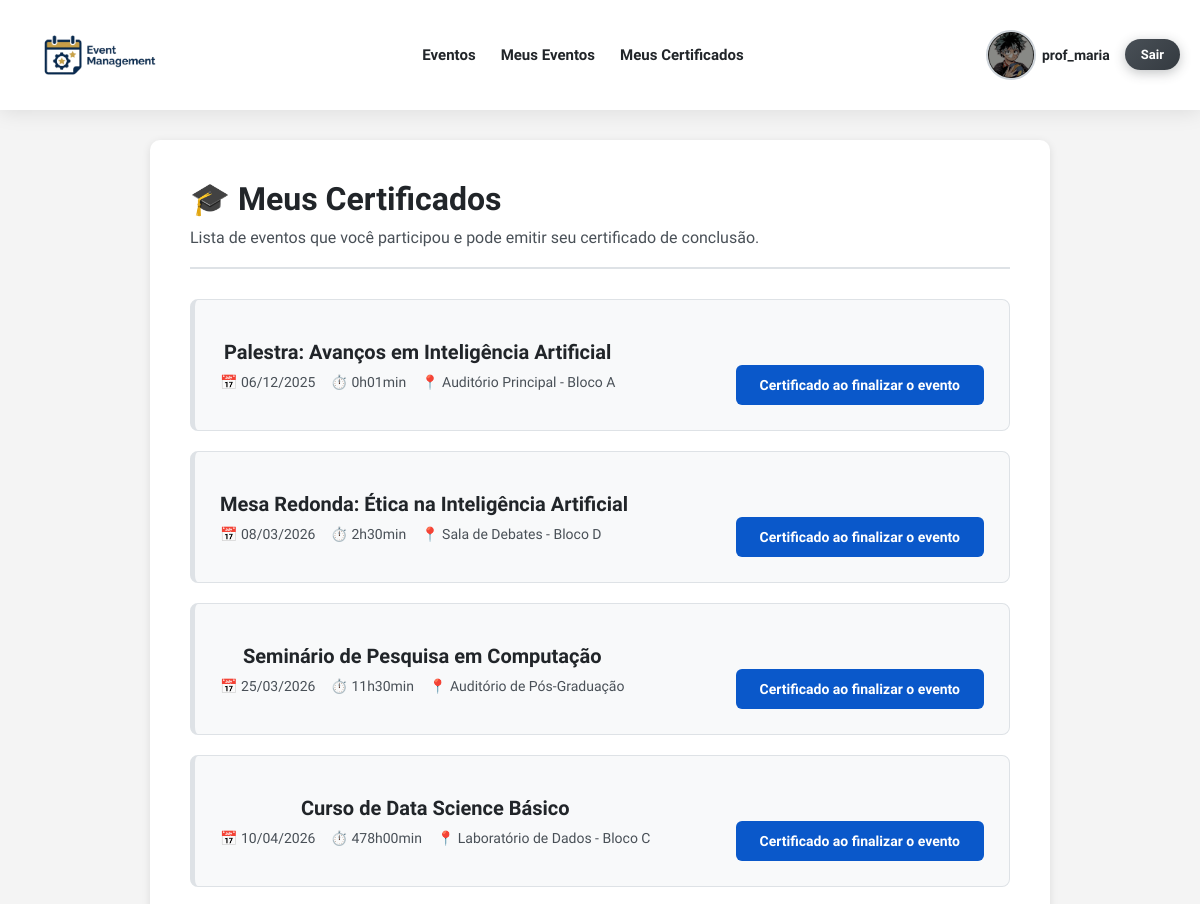
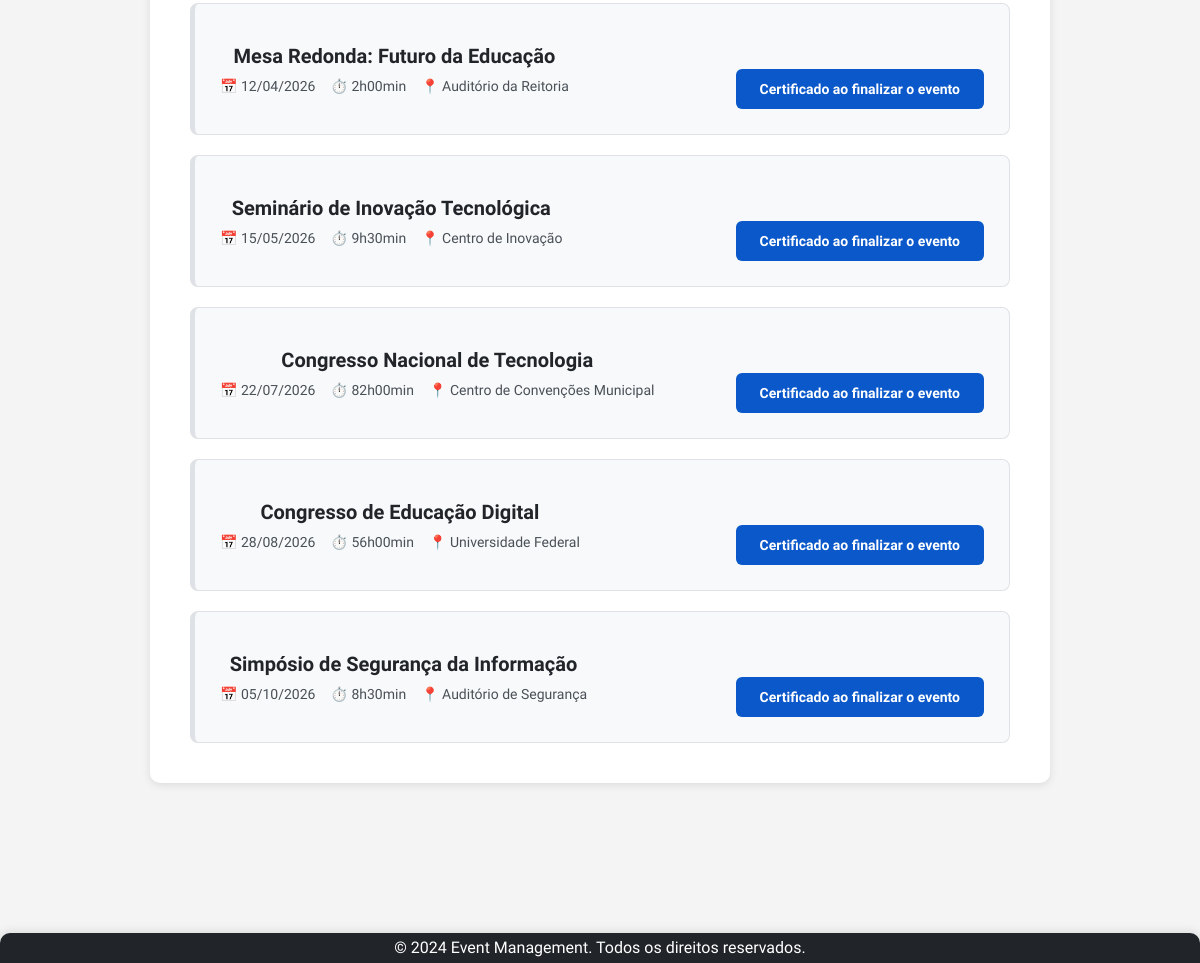
Screenshot of /certificates/ (signed in) with the database file from the repository (2 pictures, top to bottom).
### app/models.py (models this page shows, shortened)
class UserRegister(AbstractBaseUser):
    type_user_choices = [
        ('Estudante', 'Estudante'),
        ('Professor', 'Professor'),
        ('Organizador', 'Organizador'),
    ]
    username = models.CharField(max_length=150, unique=True)
    email = models.EmailField(unique=True)
    name = models.CharField(max_length=150)
    phone = models.CharField(max_length=20, blank=True, null=True)
    institution = models.CharField(max_length=150, blank=True, null=True)
    user_type = models.CharField(max_length=20, choices=type_user_choices, default ='Estudante', verbose_name="Tipo de Usuário")
    image = models.ImageField(upload_to='usuarios/', null=True, blank=True)
    USERNAME_FIELD = 'username' # Define 'username' como o campo usado para login.
    REQUIRED_FIELDS = ['email', 'name'] # Define os campos obrigatórios na criação de usuário (além de USERNAME_FIELD e password).
    objects = UserRegisterManager() # Associa o Manager customizado ao modelo.
    class Meta:
        db_table = 'user_register'
        ordering = ['username']
        verbose_name = 'Registro de Usuário'
        verbose_name_plural = 'Registros de Usuário'

class Event(models.Model):
    event_type_choices = [
        ('Palestra', 'Palestra'),
        ('Workshop', 'Workshop'),
        ('Seminário', 'Seminário'),
        ('Curso', 'Curso'),
        ('Congresso', 'Congresso'),
        ('Simpósio', 'Simpósio'),
        ('Fórum', 'Fórum'),
        ('Mesa Redonda', 'Mesa Redonda'),
    ]
    title = models.CharField(max_length=200, verbose_name="Título")
    description = models.TextField(verbose_name="Descrição")
    image = models.ImageField(
        upload_to='eventos/',
        verbose_name='Imagem do Evento',
        null=True,
        blank=True
    )
    initial_date = models.DateField(default= '9999-12-31', verbose_name="Data de Início")
    final_date = models.DateField(default='9999-12-31', verbose_name="Data Final")
    location = models.CharField(max_length=200, verbose_name="Local")
    max_capacity = models.IntegerField(verbose_name="Capacidade Máxima")
    creator = models.ForeignKey(
        settings.AUTH_USER_MODEL,
        on_delete=models.CASCADE,
        related_name='created_events', # Relacionamento reverso para eventos criados pelo usuário.
        null=True,
        blank=True,
        verbose_name="Criador"
    )
    professor = models.ForeignKey(
        settings.AUTH_USER_MODEL,
        on_delete=models.SET_NULL,  # Mantém o evento se o professor for deletado (o campo será nulo).
        null=True,
        blank=True,
        verbose_name="Professor Responsável",
        related_name="instructed_events",
        limit_choices_to={'user_type': 'Professor'} # Limita as opções de escolha no admin/formulário.
    )
    event_type = models.CharField(max_length=20, choices=event_type_choices, default='Palestra', verbose_name="Tipo de Evento")
    event_start = models.TimeField(null=False, blank=True, verbose_name="Horario de Início")
    event_end = models.TimeField(null=False, blank=True, verbose_name="Horario de Término")
    participants = models.ManyToManyField(
        settings.AUTH_USER_MODEL,
        through='EventParticipant', # Define que a relação M2M será gerenciada pelo modelo EventParticipant.
        through_fields=('event', 'participant'),
        related_name='attended_events', # Relacionamento reverso para eventos que o usuário participa.
        blank=True,
        verbose_name="Participantes"
    )
    event_finalized = models.BooleanField(default=False, verbose_name="Evento Finalizado")
    class Meta:
        db_table = 'event'
        ordering = ['initial_date']
        verbose_name = 'Evento'
        verbose_name_plural = 'Eventos'
    @property
    def event_duration(self):
        start_datetime = datetime.combine(self.initial_date, self.event_start)
        final_datetime = datetime.combine(self.final_date, self.event_end)
        duration = final_datetime - start_datetime
        return duration # Retorna a duração como objeto timedelta.
    @property
    def formatted_duration(self):
        duration = self.event_duration # duration é um timedelta
        total_seconds = int(duration.total_seconds())
        total_hours = total_seconds // 3600
        remaining_minutes = (total_seconds % 3600) // 60
        formatted_minutes = f"{remaining_minutes:02}"
        return f"{total_hours}h{formatted_minutes}min"

### app/views.py (the view)
# urls.py: path('certificates/', views.certificate_list, name='certificate_list'),
@login_required
def certificate_list(request):
    user = request.user
    participated_events = user.attended_events.all()
    events_data = []
    for event in participated_events:
        certificate_status = Certificate.objects.filter(event=event, participant=user).exists() # Verifica se o certificado para o evento e usuário existe.
        event_data = event
        event_data.certificate_issued = certificate_status # Adiciona dinamicamente um atributo à instância do evento (não salva no DB).
        events_data.append(event_data)
    context = {
        'events_with_certificates': events_data,
        'participant': user
    }
    return render(request, 'certificate/certificate_list.html', context)

### app/templates/certificate/certificate_list.html (shortened to what this page needs)
{% extends 'base.html' %}
{% block content %}
    <div class="certificates-container">
        <h1>🎓 Meus Certificados</h1>
        <p class="certificates-intro">
            Lista de eventos que você participou e pode emitir seu certificado de conclusão.
        </p>
        <div class="certificates-list">
            {% if events_with_certificates %}
                {% for event in events_with_certificates %}
    <div class="certificate-card {% if event.certificate_issued %}issued{% endif %}">
        <div class="certificate-info">
            <h5>
                {{ event.title }}
            </h5>
            <div class="certificate-meta">
                <span>📅 {{ event.initial_date|date:"d/m/Y" }}</span>
                {% if event.event_duration %}
                    <span>⏱️ {{ event.formatted_duration }}</span>
                {% endif %}
                <span>📍 {{ event.location|default:"Local não informado" }}</span>
            </div>
        </div> <div class="certificate-actions">
            {% if event.certificate_issued and event.event_finalized %}
                <a href="{% url 'issue_certificate' event.id %}" class="btn-certificate btn-download">
                    📥 Visualizar/Baixar
                </a>
            {% elif event.event_finalized %}
                <a href="{% url 'issue_certificate' event.id %}" class="btn-certificate btn-issue">
                    📜 Emitir Certificado
                </a>
            {% else %}
                <a href="{% url 'event_detail' pk=event.pk %}" class="btn-certificate btn-issue">Certificado ao finalizar o evento</a>
            {% endif %}
        </div>
    </div>
        {% endfor %}
        {% endif %}
        </div>
    </div>
{% endblock %}

### app/templates/base.html (shortened to what this page needs)
{% load static %}
<!DOCTYPE html>
<html lang="pt-br">
<head>
    <link rel="stylesheet" type="text/css" href="{% static 'css/style.css' %}">
</head>
<body>
    <header class="header">
        {% block header %}
        <nav>
            <div class="nav-brand">
                <a href="{% url 'home' %}"><img class="logo" src="{% static 'img/logo.png' %}" alt="logo do sistema de Gerenciamento de Eventos"></a>
            </div>
            <ul class="nav-menu">
                <li><a id="event_button" href="{% url 'event_list' %}">Eventos</a></li>
                {% if user.is_authenticated %}
                    <li>
                        <a href="{% url 'event_subscribed' %}">Meus Eventos</a>
                    </li>
                    <li>
                        <a href="{% url 'certificate_list' %}">Meus Certificados</a>
                    </li>
                {% endif %}
            </ul>
            <div class="user-actions">
                {% if user.is_authenticated %}
                    <a class="profile-link" href="{% url 'profile' %}">
                        {% if user.image %}
                            <img class="user-avatar-menu" src="{{ user.image.url }}" alt="Avatar de {{ user.username }}">
                        {% else %}
                            <img class="user-avatar-menu" src="{% static 'img/default-avatar.jpg' %}" alt="Avatar padrão">
                        {% endif %}
                        <span class="profile-username">{{ user.username }}</span>
                    </a>
                    <a class="logout-link" href="{% url 'logout' %}">Sair</a>
                {% else %}
                    <a href="{% url 'login' %}">Entrar</a>
                    <a href="{% url 'register' %}">Registro</a>
                {% endif %}
            </div>
        </nav>
        {% endblock %}
    </header>
    <main>
        {% block content %}{% endblock %}
    </main>
    <footer class="footer">
        {% block footer %}
            <p>&copy; 2024 Event Management. Todos os direitos reservados.</p>
        {% endblock %}
    </footer>
</body>
</html>

### static/css/style.css (style rules this page uses)
* { margin: 0; padding: 0; box-sizing: border-box; scroll-behavior: smooth; }
body { font-family: 'BioRhyme', serif; font-optical-sizing: auto; font-weight: 400; font-style: normal; font-variation-settings: "wdth" 100; background: #f4f4f4; color: #212529; overflow-x: hidden; min-height: 100vh; display: flex; flex-direction: column; }
.header { background: #ffffff; box-shadow: 0 2px 20px rgba(0, 0, 0, 0.1); padding: 0 20px; position: sticky; top: 0; z-index: 1000; }
.header nav { display: flex; align-items: center; justify-content: space-between; max-width: 1200px; margin: 0 auto; padding: 12px 0; }
.header ul { display: flex; list-style: none; margin: 0; padding: 0; align-items: center; gap: 25px; }
.logo { display: flex; align-items: center; justify-content: center; padding: 8px 16px; transition: all 0.4s ease; max-width: 160px; }
.header .nav-brand a::after { content: none; }
.header nav a { text-decoration: none; color: #212529; font-weight: 600; font-size: 15px; transition: all 0.3s ease; position: relative; padding: 6px 0; }
.header nav a::after { content: ''; position: absolute; bottom: 0; left: 0; width: 0; height: 2px; background: #0a58ca; transition: width 0.3s ease; }
.header .user-actions a::after { content: none; }
.user-actions { display: flex; align-items: center; gap: 15px; }
.profile-link { display: flex; align-items: center; gap: 6px; text-decoration: none; color: #212529; transition: all 0.3s ease; }
.user-avatar-menu { width: 50px; height: 50px; border-radius: 50%; object-fit: cover; border: 2px solid #ced4da; transition: all 0.3s ease; }
.profile-username { font-weight: 600; font-size: 14px; }
.user-actions a:not(.profile-link) { background: linear-gradient(135deg, #4c51bf 0%, #764ba2 100%); color: white; padding: 8px 16px; border-radius: 20px; font-weight: 700; font-size: 13px; text-decoration: none; transition: all 0.3s ease; box-shadow: 0 3px 12px rgba(76, 81, 191, 0.3); }
.logout-link { background: linear-gradient(135deg, #495057 0%, #343a40 100%) !important; box-shadow: 0 3px 12px rgba(52, 58, 64, 0.3) !important; }
main { flex: 1; min-height: calc(100vh - 200px); padding-bottom: 150px; width: 100%; }
.footer { background: #212529; color: #fff; text-align: center; padding: 15px 0; position: fixed; width: 100%; bottom: 0; left: 0; box-shadow: 0 -2px 8px rgba(0, 0, 0, 0.1); z-index: 1000; border-radius: 10px 10px 0 0; }
.footer p { margin: -10px; }
.welcome-container, .events-container, .subscribed-events-container, .event-form-container, .delete-confirmation-container, .event-detail-container, .profile-container, .profile-edit-container, .certificates-container { background: #fff; margin: 30px auto; padding: 40px; border-radius: 10px; box-shadow: 0 2px 8px rgba(0, 0, 0, 0.1); }
.certificates-container { max-width: 900px; }
.certificates-container h1 { color: #212529; font-size: 32px; margin-bottom: 10px; }
.btn-certificate { padding: 12px 24px; border: none; border-radius: 6px; font-size: 14px; font-weight: 600; text-decoration: none; text-align: center; cursor: pointer; transition: all 0.3s ease; display: inline-flex; align-items: center; justify-content: center; gap: 8px; }
.btn-issue { background: #0a58ca; color: #fff; }
.certificate-info { text-align: center; }
.certificate-actions { text-align: center; margin-top: 40px; }
.certificates-intro { color: #495057; font-size: 16px; margin-bottom: 30px; padding-bottom: 20px; border-bottom: 2px solid #dee2e6; }
.certificates-list { display: flex; flex-direction: column; gap: 20px; }
.certificate-card { background: #f8f9fa; padding: 25px; border-radius: 8px; border-left: 5px solid #0a58ca; display: flex; justify-content: space-between; align-items: center; transition: all 0.3s ease; border: 1px solid #dee2e6; border-left-width: 5px; }
.certificate-info h5 { color: #212529; font-size: 20px; font-weight: 600; margin-bottom: 10px; }
.certificate-meta { color: #495057; font-size: 14px; display: flex; align-items: center; gap: 15px; flex-wrap: wrap; }
.certificate-meta span { display: inline-flex; align-items: center; gap: 5px; }
.certificate-actions { display: flex; flex-direction: column; gap: 10px; min-width: 180px; }

### rows the page displays
UserRegister: image (picture), username "prof_maria"
Event: title "Palestra: Avanços em Inteligência Artificial", initial_date "06/12/2025", formatted_duration "0h01min", location "Auditório Principal - Bloco A", event_finalized "Certificado ao finalizar o evento"
Event: title "Mesa Redonda: Ética na Inteligência Artificial", initial_date "08/03/2026", formatted_duration "2h30min", location "Sala de Debates - Bloco D", event_finalized "Certificado ao finalizar o evento"
Event: title "Seminário de Pesquisa em Computação", initial_date "25/03/2026", formatted_duration "11h30min", location "Auditório de Pós-Graduação", event_finalized "Certificado ao finalizar o evento"
Event: title "Curso de Data Science Básico", initial_date "10/04/2026", formatted_duration "478h00min", location "Laboratório de Dados - Bloco C", event_finalized "Certificado ao finalizar o evento"
Event: title "Mesa Redonda: Futuro da Educação", initial_date "12/04/2026", formatted_duration "2h00min", location "Auditório da Reitoria", event_finalized "Certificado ao finalizar o evento"
Event: title "Seminário de Inovação Tecnológica", initial_date "15/05/2026", formatted_duration "9h30min", location "Centro de Inovação", event_finalized "Certificado ao finalizar o evento"
Event: title "Congresso Nacional de Tecnologia", initial_date "22/07/2026", formatted_duration "82h00min", location "Centro de Convenções Municipal", event_finalized "Certificado ao finalizar o evento"
Event: title "Congresso de Educação Digital", initial_date "28/08/2026", formatted_duration "56h00min", location "Universidade Federal", event_finalized "Certificado ao finalizar o evento"
Event: title "Simpósio de Segurança da Informação", initial_date "05/10/2026", formatted_duration "8h30min", location "Auditório de Segurança", event_finalized "Certificado ao finalizar o evento"
